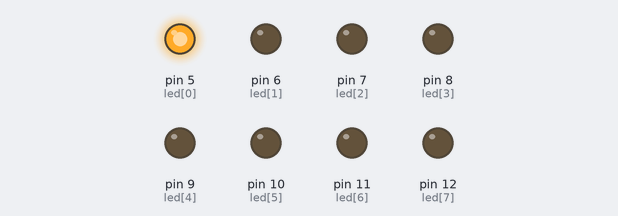
A sketch run on a simulated Arduino Uno, built with avr-gcc and run on an emulated ATmega328P. Shown: output pins drawn as LEDs (lit = HIGH).

Above: at 0.5 s.
At 1.9 s:
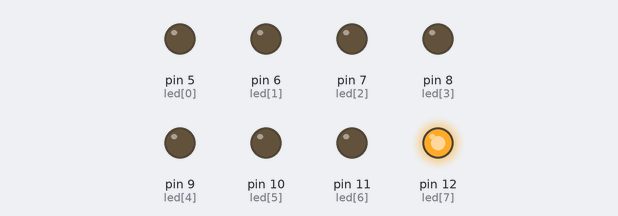
At 3.15 s:
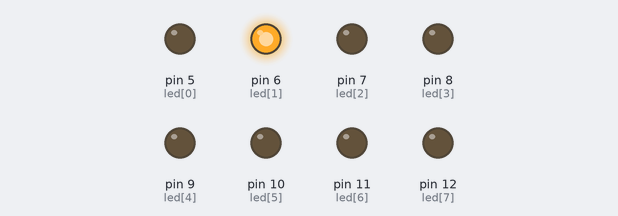
At 6.45 s:
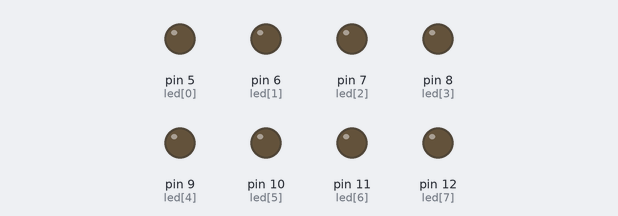
At 9.7 s:
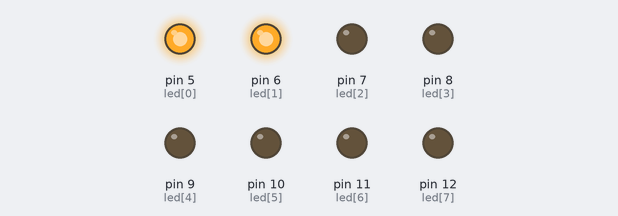
At 11.05 s:
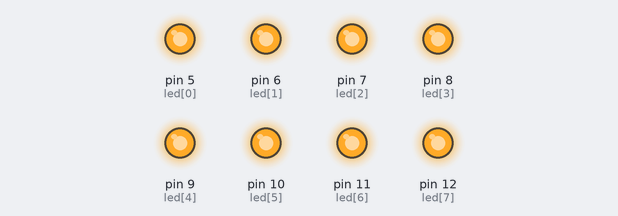
Timing chart, 0 to 14.7 s (numbered marks = the images above):
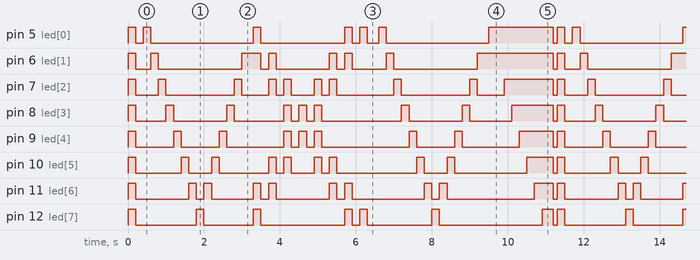

Measured:
- by itself, pin 5 (led[0]): repeats every 11.3 s: LOW 0.20 s, HIGH 0.20 s, LOW 2.7 s, HIGH 0.20 s, LOW 2.2 s, HIGH 0.20 s, LOW 0.20 s, HIGH 0.20 s, LOW 0.30 s, HIGH 0.20 s, LOW 2.7 s, HIGH 1.7 s, LOW 0.10 s, HIGH 0.20 s
- by itself, pin 12 (led[7]): repeats every 11.3 s: LOW 1.6 s, HIGH 0.20 s, LOW 1.3 s, HIGH 0.20 s, LOW 2.2 s, HIGH 0.20 s, LOW 0.20 s, HIGH 0.20 s, LOW 1.7 s, HIGH 0.20 s, LOW 2.7 s, HIGH 0.30 s, LOW 0.10 s, HIGH 0.20 s
- by itself, everything shown: repeats every 11.3 s, in 54 steps

The sketch:

tch_mar23a_copy_20230324015259_copy_2023_copy_20230325052857.ino
```cpp
const int led[8] = {5,6,7,8,9,10,11,12};

void setup() {
for(int i=0;i<8;i++){
  pinMode(led[i],OUTPUT);
}
}

void loop() {

for(int i=0;i<8;i++){
 digitalWrite(led[i],HIGH);
  }
  delay(200);
for(int i=0;i<8;i++){
 digitalWrite(led[i],LOW);
  }
  delay(200);

for(int i ; i<8 ; i++){
    for(int z=0;z<8;z++){
      digitalWrite(led[z],LOW);
    }
    digitalWrite(led[i],HIGH);
    delay(200);
  }
  for(int i=6 ; i>0 ; i--){
    for(int z=0;z<8;z++){
      digitalWrite(led[z],LOW);
    }
    digitalWrite(led[i],HIGH);
    delay(200);
  }
   delay(100);
   for (int i=0;i<8; i++){
    digitalWrite(led[i],HIGH);
    digitalWrite(led[i+1],HIGH);
    digitalWrite(led[7-i],HIGH);
    digitalWrite(led[7-i-1],HIGH);
    delay(200);
     digitalWrite(led[i],LOW);
    digitalWrite(led[i+1],LOW);
    digitalWrite(led[7-i],LOW);
    digitalWrite(led[7-i-1],LOW);
    delay(200);
    }
      delay(100);
      for(int i ; i<8 ; i++){
    for(int z=0;z<8;z++){
      digitalWrite(led[z],LOW);
    }
    digitalWrite(led[i],HIGH);
    delay(200);
  }
  for(int i=6 ; i>0 ; i--){
    for(int z=0;z<8;z++){
      digitalWrite(led[z],LOW);
    }
    digitalWrite(led[i],HIGH);
    delay(200);
  }
     delay(100);
  for(int i ; i<8 ; i++){
   digitalWrite(led[i],HIGH);
     delay(200);
  }
    delay(100);
     for (int i=0;i<8;i++){
      digitalWrite(led[i],LOW);
      }
      delay(100);
}
```
